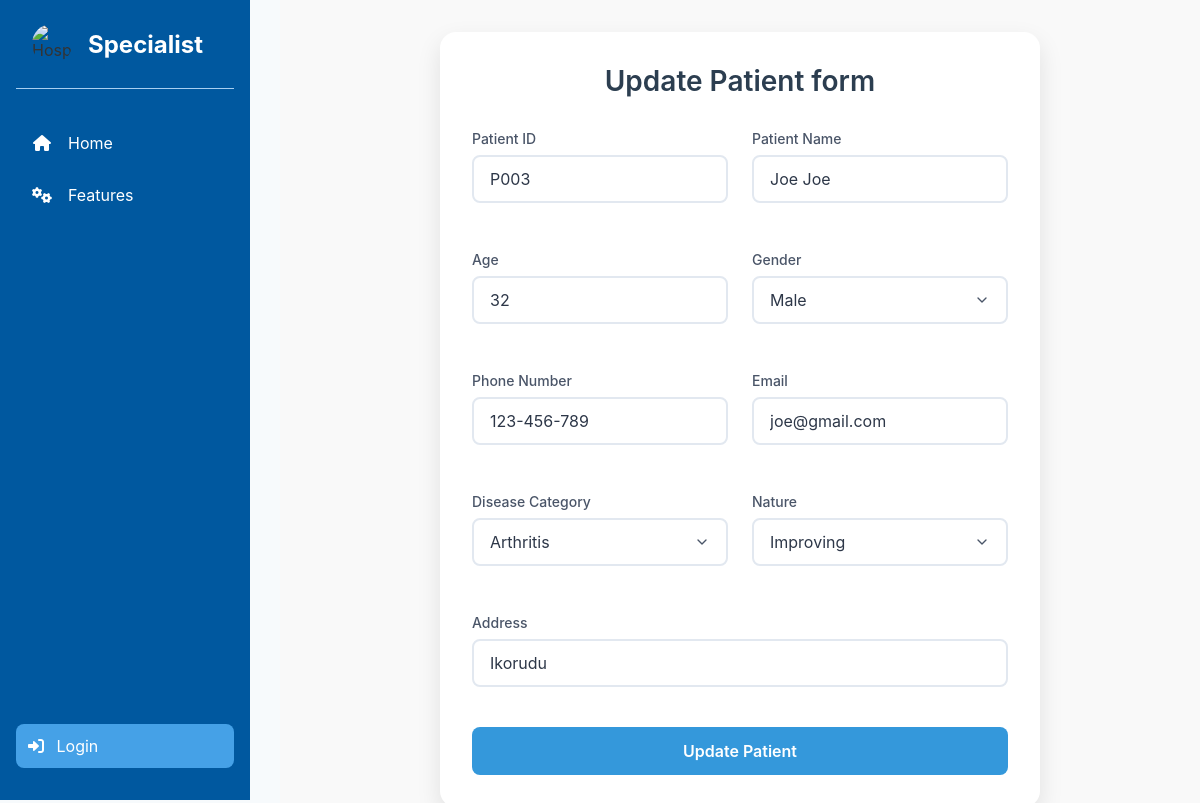
The page /update/4/ on the database its author committed.
### CRM/models.py (models this page shows, shortened)
class Patient(models.Model):
    GENDER_CHOICES = [
        ('male', 'Male'),
        ('female', 'Female'),
        ('other', 'Other'),
    ]
    DISEASE_CATEGORY_CHOICES = [
        ('hypertension', 'Hypertension'),
        ('diabetes', 'Diabetes'),
        ('asthma', 'Asthma'),
        ('arthritis', 'Arthritis'),
        ('other', 'Other'),
    ]
    NATURE_CHOICES = [
        ('better', 'Better'),
        ('improving', 'Improving'),
        ('worsen', 'Worsen'),
    ]
    patient_id = models.CharField(max_length=50, unique=True)
    name = models.CharField(max_length=100)
    age = models.PositiveIntegerField()
    gender = models.CharField(max_length=10, choices=GENDER_CHOICES)
    phone = models.CharField(max_length=15)
    email = models.EmailField(unique=True)
    disease_category = models.CharField(max_length=20, choices=DISEASE_CATEGORY_CHOICES)
    nature = models.CharField(max_length=10, choices=NATURE_CHOICES)
    address = models.TextField()

### CRM/views.py (the view, shortened to what this page needs)
# urls.py: path('update/<int:pk>/', views.update, name='update'),
def update(request, pk):
    patient = get_object_or_404(Patient, pk=pk)
    return render(request, 'update.html', {'patient': patient})

### templates/update.html (shortened to what this page needs)
{%load static%}
<!DOCTYPE html>
<html lang="en">
<head>
    <link rel="stylesheet" href="{% static 'styles.css' %}">
    <link rel="stylesheet" href="https://cdnjs.cloudflare.com/ajax/libs/font-awesome/6.0.0-beta3/css/all.min.css">
</head>
<body>
    <aside class="sidebar" id="sidebar">
        <div class="logo-container">
            <img src="https://i.pinimg.com/736x/34/14/03/341403d15bcffea3bb9c9ab1424e8420.jpg" alt="Hospital Logo">
            <span>Specialist</span>
        </div>
        <ul class="nav-menu">
            <li class="nav-item">
                <a href="{% url 'index' %}" class="nav-link">
                    <i class="fas fa-home"></i>
                    <span>Home</span>
                </a>
            </li>
            <li class="nav-item">
                <a href="{% url 'features' %}" class="nav-link">
                    <i class="fas fa-cogs"></i>
                    <span>Features</span>
                </a>
            </li>
        </ul>
        {% if user.is_authenticated %}
            <a href="{% url 'logout' %}" class="logout-btn">
                <i class="fas fa-sign-out-alt"></i> Logout
            </a>
        {% else %}
            <a href="{% url 'login' %}" class="logout-btn">
                <i class="fas fa-sign-in-alt"></i> Login
            </a>
        {% endif %}
    </aside>
    <main class="main-content">
        <div class="registration-container">
            <h2>Update Patient form</h2>
            <form id="patientForm" action="{% url 'update' patient.pk %}" onsubmit="handleRegistration(event)" method="POST">
                <div class="form-grid">
                    <div class="form-group">
                        <label for="patientId">Patient ID</label>
                        <input type="text" id="patientId" name="patientId" value="{{ patient.patient_id }}" required placeholder="Enter patient ID">
                    </div>
                    <div class="form-group">
                        <label for="name">Patient Name</label>
                        <input type="text" id="name" name="name" value="{{ patient.name }}" required placeholder="Enter patient name">
                    </div>
                    <div class="form-group">
                        <label for="age">Age</label>
                        <input type="number" id="age" name="age" value="{{ patient.age }}" required placeholder="Enter age">
                    </div>
                    <div class="form-group">
                        <label for="gender">Gender</label>
                        <select id="gender" name="gender" required>
                            <option value="male" {% if patient.gender == "male" %}selected{% endif %}>Male</option>
                        </select>
                    </div>
                    <div class="form-group">
                        <label for="phone">Phone Number</label>
                        <input type="tel" id="phone" name="phone" value="{{ patient.phone }}" required placeholder="Enter phone number">
                    </div>
                    <div class="form-group">
                        <label for="email">Email</label>
                        <input type="email" id="email" name="email" value="{{ patient.email }}" required placeholder="Enter email address">
                    </div>
                    <div class="form-group">
                        <label for="diseaseCategory">Disease Category</label>
                        <select id="diseaseCategory" name="diseaseCategory" required>
                            <option value="arthritis" {% if patient.disease_category == "arthritis" %}selected{% endif %}>Arthritis</option>
                        </select>
                    </div>
                    <div class="form-group">
                        <label for="nature">Nature</label>
                        <select id="nature" name="nature" required>
                            <option value="improving" {% if patient.nature == "improving" %}selected{% endif %}>Improving</option>
                        </select>
                    </div>
                    <div class="form-group full-width">
                        <label for="address">Address</label>
                        <input type="text" id="address" name="address" value="{{ patient.address }}" required placeholder="Enter full address">
                    </div>
                </div>
                <button type="submit" class="submit-btn">Update Patient</button>
            </form>
        </div>
    </main>

### static/styles.css (style rules this page uses)
:root { --primary-color: #00589f; --secondary-color: #45A1E7; --light-color: #A8CFF1; --accent-color: #B9A6DC; --text-color: #ffffff; --hover-color: #033b6a; --gray-bg: #f4f6f8; --shadow: 0 2px 4px rgba(0, 0, 0, 0.1); }
* { margin: 0; padding: 0; box-sizing: border-box; text-decoration: none; }
body { font-family: 'Segoe UI', Tahoma, Geneva, Verdana, sans-serif; color: #333; min-height: 100vh; display: grid; grid-template-columns: auto 1fr; background-color: var(--gray-bg); }
.sidebar { background-color: var(--primary-color); width: 250px; padding: 1.5rem 1rem; height: 100vh; position: fixed; transition: transform 0.3s ease; }
.logo-container { display: flex; align-items: center; gap: 1rem; padding: 0 1rem 1.5rem; border-bottom: 1px solid var(--light-color); }
.logo-container img { width: 40px; height: 40px; border-radius: 50%; }
.logo-container span { color: var(--text-color); font-size: 1.5rem; font-weight: bold; }
.nav-menu { margin-top: 2rem; list-style: none; }
.nav-item { margin-bottom: 0.5rem; }
.nav-link { display: flex; align-items: center; padding: 0.75rem 1rem; color: var(--text-color); text-decoration: none; border-radius: 8px; transition: all 0.3s ease; }
.nav-link i { margin-right: 1rem; width: 20px; text-align: center; }
.logout-btn, .btn-signup { background-color: var(--secondary-color); color: var(--text-color); padding: 0.75rem 1.5rem; border: none; border-radius: 8px; cursor: pointer; font-size: 1rem; transition: background-color 0.3s; }
.btn-signup i, .logout-btn i { margin-right: 0.5rem; }
.logout-btn { position: absolute; bottom: 2rem; left: 1rem; right: 1rem; padding: 0.75rem; background-color: var(--secondary-color); color: var(--text-color); border: none; border-radius: 8px; cursor: pointer; transition: background-color 0.3s; }
.main-content { margin-left: 250px; transition: margin-left 0.3s ease; width: 100%; }
.main-content { padding: 2rem; background-color: #f9f9f9; }

### templates/update.html (style rules this page uses)
* { margin: 0; padding: 0; box-sizing: border-box; font-family: 'Inter', -apple-system, BlinkMacSystemFont, 'Segoe UI', Roboto, sans-serif; }
body { background: #f7fafc; min-height: 100vh; display: flex; }
.main-content { flex: 1; margin-left: 280px; padding: 2rem; display: flex; justify-content: center; align-items: flex-start; }
.registration-container { background: white; border-radius: 1rem; box-shadow: 0 10px 25px rgba(0, 0, 0, 0.1); width: 100%; max-width: 600px; padding: 2rem; }
.registration-container h2 { color: #2c3e50; margin-bottom: 2rem; text-align: center; font-size: 1.75rem; font-weight: 600; }
.form-grid { display: grid; grid-template-columns: repeat(2, 1fr); gap: 1.5rem; }
.form-group { margin-bottom: 1.5rem; }
.form-group.full-width { grid-column: span 2; }
label { display: block; margin-bottom: 0.5rem; color: #4a5568; font-size: 0.875rem; font-weight: 500; }
input, select { width: 100%; padding: 0.75rem 1rem; border: 2px solid #e2e8f0; border-radius: 0.5rem; font-size: 1rem; transition: all 0.3s ease; background-color: white; color: #2d3748; }
select { appearance: none; background-repeat: no-repeat; background-position: right 1rem center; background-size: 1rem; padding-right: 2.5rem; }
.submit-btn { background: #3498db; color: white; border: none; border-radius: 0.5rem; padding: 0.875rem; font-size: 1rem; font-weight: 600; cursor: pointer; width: 100%; transition: all 0.3s ease; margin-top: 1rem; }

### rows shown on the page
Patient: patientId "P003", name "Joe Joe", age "32", gender "Male", phone "123-456-789", email "joe@gmail.com", diseaseCategory "Arthritis", nature "Improving", address "Ikorudu"
